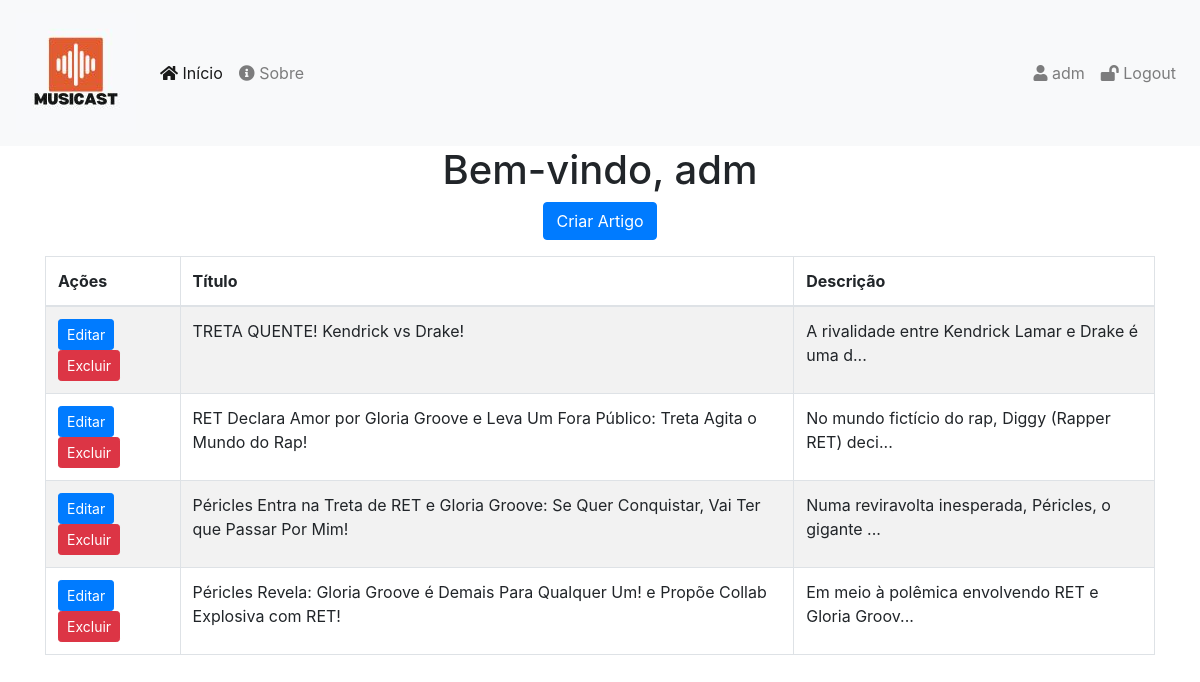
Screenshot of /ProjetoCaw/user.php (signed in) with the database file from the repository.
### tables this page shows
CREATE TABLE `articles` (
  `id` int(11) NOT NULL,
  `title` varchar(255) NOT NULL,
  `content` text NOT NULL,
  `author_id` int(11) DEFAULT NULL,
  `created_at` timestamp NOT NULL DEFAULT current_timestamp(),
  `author_username` varchar(100) NOT NULL,
  `image` varchar(255) DEFAULT NULL
);

### ProjetoCaw/user.php (the view, shortened to what this page needs)
<?php
require_once 'header.php';
require_once 'db.php';
if (session_status() == PHP_SESSION_ACTIVE) {
  $username = $_SESSION['username'];
  $query = "SELECT id FROM users WHERE username = '$username'";
  $result = $conn->query($query);
  $user_data = $result->fetch_assoc();
  $user_id = $user_data['id'];
  $query = "SELECT id, title, content FROM articles WHERE author_id = $user_id";
  $result = $conn->query($query);
  if ($result->num_rows > 0) {
   ?>
    <div class="container">
      <h1 class="text-center">Bem-vindo, <?= $username?></h1>
      <p class="text-center"><a href="create_article.php" class="btn btn-primary">Criar Artigo</a></p>
      <div class="table-responsive">
        <table class="table table-striped table-bordered">
          <thead>
            <tr>
              <th>Ações</th>
              <th>Título</th>
              <th>Descrição</th>
            </tr>
          </thead>
          <tbody>
            <?php while ($article = $result->fetch_assoc()) {?>
              <tr>
                <td>
                  <a href="edit_article.php?id=<?= $article['id']?>" class="btn btn-primary btn-sm">Editar</a>
                  <a href="delete_article.php?id=<?= $article['id']?>" class="btn btn-danger btn-sm">Excluir</a>
                </td>
                <td><?= $article['title']?></td>
                <td><?= substr($article['content'], 0, 50)?>...</td>
              </tr>
            <?php }?>
          </tbody>
        </table>
      </div>
    </div>
    <?php
  }
} else {
  header("Location: login.php");
  exit;
}
require_once 'footer.php';
?>

### rows the page displays
articles: title "TRETA QUENTE! Kendrick vs Drake!", content "A rivalidade entre Kendrick Lamar e Drake é uma d"
articles: title "RET Declara Amor por Gloria Groove e Leva Um Fora Público: Treta Agita o Mundo do Rap!", content "No mundo fictício do rap, Diggy (Rapper RET) deci"
articles: title "Péricles Entra na Treta de RET e Gloria Groove: Se Quer Conquistar, Vai Ter que Passar Por Mim!", content "Numa reviravolta inesperada, Péricles, o gigante"
articles: title "Péricles Revela: Gloria Groove é Demais Para Qualquer Um! e Propõe Collab Explosiva com RET!", content "Em meio à polêmica envolvendo RET e Gloria Groov"

### other values shown
$username "adm"
